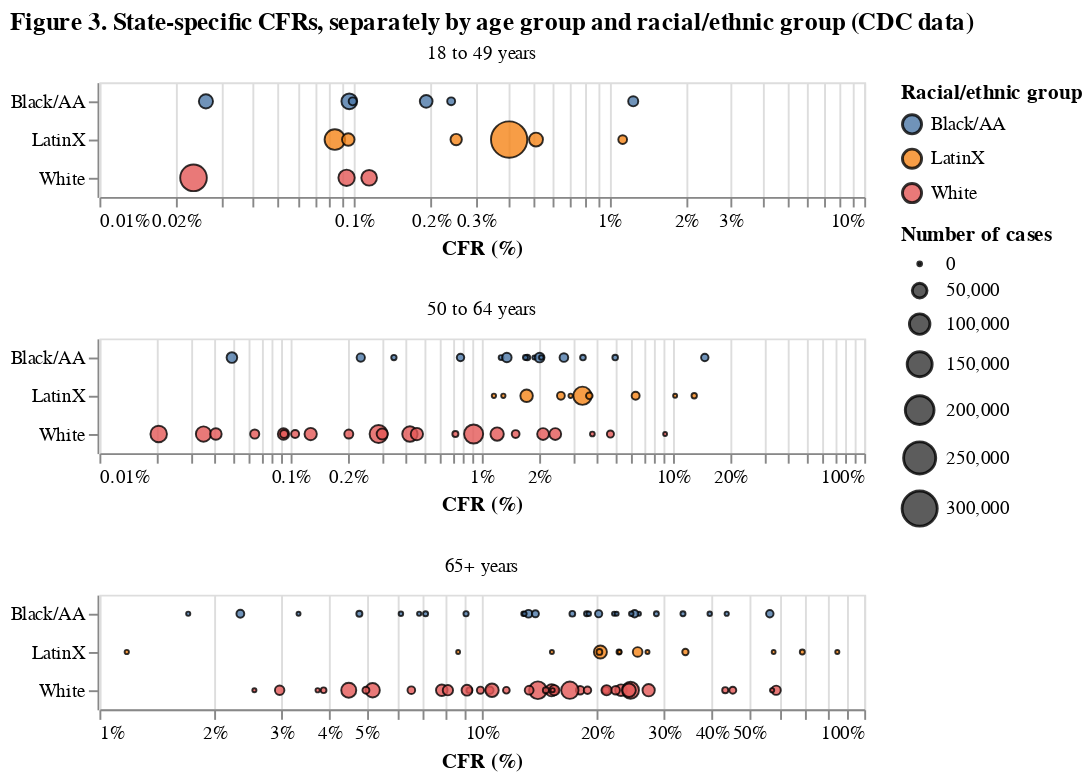

This figure's notebook cell:
### Markdown cell above
Plot state-specific CFRs, separately by ethnic group and age group.

### Code cell
fig3 = alt.Chart(cdc_ethgrp_age).transform_filter(
    alt.datum.deceased > 0  
).mark_circle(
    opacity=0.8,
    stroke='black',
    strokeWidth=1
).encode(
    alt.X('deceased:Q', axis=alt.Axis(title='CFR (%)', format='%'),
          scale=alt.Scale(type='log')),
    alt.Y('grp:N', title=None),
    alt.Color('grp:N', legend=alt.Legend(title='Racial/ethnic group')),
    alt.Size('n:Q',
        legend=alt.Legend(title='Number of cases'))
).facet(
    row=alt.Row('age_group:N', title=None, header=alt.Header(labelOrient='top'))
).resolve_scale(
    x='independent'
).properties(
    title='Figure 3. State-specific CFRs, separately by age group and racial/ethnic group (CDC data)'
).configure_title(
    anchor='start'
)

import altair_saver
altair_saver.save(fig3, 'tmp/fig3.pdf')
fig3

### Figure 1 — Vega-Lite specification as saved in the notebook (floating-point values rounded to 4 significant figures; data arrays with more than 128 entries replaced by an {"elided": "..."} marker saying what was removed)
{"config": {"view": {"continuousWidth": 400, "continuousHeight": 300}, "title": {"anchor": "start"}}, "data": {"name": "data-323720b3cc17e360a6b66fbce5c699eb"}, "facet": {"row": {"type": "nominal", "field": "age_group", "header": {"labelOrient": "top"}, "title": null}}, "spec": {"mark": {"type": "circle", "opacity": 0.8, "stroke": "black", "strokeWidth": 1}, "encoding": {"color": {"type": "nominal", "field": "grp", "legend": {"title": "Racial/ethnic group"}}, "size": {"type": "quantitative", "field": "n", "legend": {"title": "Number of cases"}}, "x": {"type": "quantitative", "axis": {"format": "%", "title": "CFR (%)"}, "field": "deceased", "scale": {"type": "log"}}, "y": {"type": "nominal", "field": "grp", "title": null}}, "transform": [{"filter": "(datum.deceased > 0)"}]}, "resolve": {"scale": {"x": "independent"}}, "title": "Figure 3. State-specific CFRs, separately by age group and racial/ethnic group (CDC data)", "$schema": "https://vega.github.io/schema/vega-lite/v4.8.1.json", "datasets": {"data-323720b3cc17e360a6b66fbce5c699eb": {"elided": "300 records"}}}
